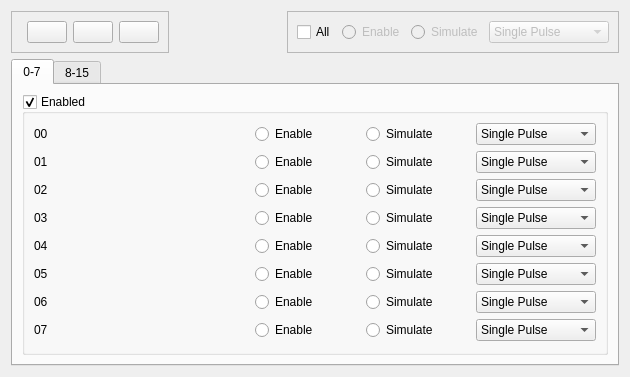
<?xml version="1.0" encoding="UTF-8"?>
<ui version="4.0">
 <class>GalChannelWidget</class>
 <widget class="QWidget" name="GalChannelWidget">
  <property name="geometry">
   <rect>
    <x>0</x>
    <y>0</y>
    <width>630</width>
    <height>375</height>
   </rect>
  </property>
  <property name="windowTitle">
   <string>Output Channels</string>
  </property>
  <layout class="QGridLayout" name="gridLayout_5">
   <item row="0" column="0">
    <widget class="QFrame" name="ChannelsControlframe">
     <property name="frameShape">
      <enum>QFrame::StyledPanel</enum>
     </property>
     <property name="frameShadow">
      <enum>QFrame::Raised</enum>
     </property>
     <layout class="QGridLayout" name="gridLayout">
      <item row="0" column="1">
       <widget class="QPushButton" name="GeneratorNewStartButton">
        <property name="toolTip">
         <string>submit and start output of configured channel sequences</string>
        </property>
        <property name="text">
         <string/>
        </property>
        <property name="icon">
         <iconset resource="../galapicons.qrc">
          <normaloff>:/icons/restart.png</normaloff>:/icons/restart.png</iconset>
        </property>
       </widget>
      </item>
      <item row="0" column="3">
       <widget class="QPushButton" name="ChannelsSimulateButton">
        <property name="toolTip">
         <string>begin simulation of configured channel sequences</string>
        </property>
        <property name="text">
         <string/>
        </property>
        <property name="icon">
         <iconset resource="../galapicons.qrc">
          <normaloff>:/icons/super_new.png</normaloff>:/icons/super_new.png</iconset>
        </property>
       </widget>
      </item>
      <item row="0" column="2">
       <widget class="QPushButton" name="GeneratorActiveButton">
        <property name="toolTip">
         <string>start output of configured channel sequences</string>
        </property>
        <property name="text">
         <string/>
        </property>
        <property name="icon">
         <iconset resource="../galapicons.qrc">
          <normaloff>:/icons/start.png</normaloff>
          <activeoff>:/icons/start.png</activeoff>
          <activeon>:/icons/Stop.png</activeon>:/icons/start.png</iconset>
        </property>
        <property name="checkable">
         <bool>true</bool>
        </property>
        <property name="checked">
         <bool>false</bool>
        </property>
       </widget>
      </item>
      <item row="0" column="0">
       <widget class="KLed" name="Channel_active_LED_ALL">
        <property name="color">
         <color>
          <red>255</red>
          <green>0</green>
          <blue>0</blue>
         </color>
        </property>
       </widget>
      </item>
     </layout>
    </widget>
   </item>
   <item row="0" column="1">
    <spacer name="horizontalSpacer">
     <property name="orientation">
      <enum>Qt::Horizontal</enum>
     </property>
     <property name="sizeHint" stdset="0">
      <size>
       <width>97</width>
       <height>20</height>
      </size>
     </property>
    </spacer>
   </item>
   <item row="0" column="2">
    <widget class="QFrame" name="Channels_all_frame">
     <property name="sizePolicy">
      <sizepolicy hsizetype="Preferred" vsizetype="Fixed">
       <horstretch>0</horstretch>
       <verstretch>0</verstretch>
      </sizepolicy>
     </property>
     <property name="minimumSize">
      <size>
       <width>0</width>
       <height>10</height>
      </size>
     </property>
     <property name="frameShape">
      <enum>QFrame::StyledPanel</enum>
     </property>
     <property name="frameShadow">
      <enum>QFrame::Raised</enum>
     </property>
     <layout class="QGridLayout" name="gridLayout_2">
      <item row="0" column="0">
       <widget class="QCheckBox" name="checkBox_ChannelsAlll">
        <property name="toolTip">
         <string>&lt;html&gt;&lt;head/&gt;&lt;body&gt;&lt;p&gt;If checked all channel properties will be changed accordingly &lt;/p&gt;&lt;/body&gt;&lt;/html&gt;</string>
        </property>
        <property name="text">
         <string>All</string>
        </property>
       </widget>
      </item>
      <item row="0" column="1">
       <widget class="QRadioButton" name="Channel_enabled_radio_ALL">
        <property name="enabled">
         <bool>false</bool>
        </property>
        <property name="toolTip">
         <string>Enable channel</string>
        </property>
        <property name="text">
         <string>Enable</string>
        </property>
        <property name="autoExclusive">
         <bool>false</bool>
        </property>
       </widget>
      </item>
      <item row="0" column="2">
       <widget class="QRadioButton" name="Channel_simulate_radio_ALL">
        <property name="enabled">
         <bool>false</bool>
        </property>
        <property name="toolTip">
         <string>Switch simulation  on for channel</string>
        </property>
        <property name="text">
         <string>Simulate</string>
        </property>
        <property name="autoExclusive">
         <bool>false</bool>
        </property>
       </widget>
      </item>
      <item row="0" column="3">
       <widget class="QComboBox" name="Channel_sequence_comboBox_ALL">
        <property name="enabled">
         <bool>false</bool>
        </property>
        <item>
         <property name="text">
          <string>Single Pulse</string>
         </property>
        </item>
        <item>
         <property name="text">
          <string>Double Pulse</string>
         </property>
        </item>
        <item>
         <property name="text">
          <string>Pulse Sequence</string>
         </property>
        </item>
       </widget>
      </item>
     </layout>
    </widget>
   </item>
   <item row="1" column="0" colspan="3">
    <widget class="QTabWidget" name="tabWidget">
     <property name="currentIndex">
      <number>0</number>
     </property>
     <widget class="QWidget" name="tab">
      <attribute name="title">
       <string>0-7</string>
      </attribute>
      <layout class="QGridLayout" name="gridLayout_7">
       <item row="0" column="0">
        <widget class="QGroupBox" name="ChannelgroupBox_0">
         <property name="title">
          <string>Enabled</string>
         </property>
         <property name="checkable">
          <bool>true</bool>
         </property>
         <layout class="QGridLayout" name="gridLayout_3">
          <item row="0" column="0">
           <layout class="QHBoxLayout" name="horizontalLayout_2">
            <item>
             <widget class="QLabel" name="Channel_label_00">
              <property name="text">
               <string>00</string>
              </property>
             </widget>
            </item>
            <item>
             <widget class="KLed" name="Channel_active_LED_00">
              <property name="color">
               <color>
                <red>255</red>
                <green>0</green>
                <blue>0</blue>
               </color>
              </property>
             </widget>
            </item>
            <item>
             <widget class="QRadioButton" name="Channel_enabled_radio_00">
              <property name="toolTip">
               <string>Enable channel</string>
              </property>
              <property name="text">
               <string>Enable</string>
              </property>
              <property name="autoExclusive">
               <bool>false</bool>
              </property>
             </widget>
            </item>
            <item>
             <widget class="QRadioButton" name="Channel_simulate_radio_00">
              <property name="toolTip">
               <string>Switch simulation  on for channel</string>
              </property>
              <property name="text">
               <string>Simulate</string>
              </property>
              <property name="autoExclusive">
               <bool>false</bool>
              </property>
             </widget>
            </item>
            <item>
             <widget class="QComboBox" name="Channel_sequence_comboBox_00">
              <item>
               <property name="text">
                <string>Single Pulse</string>
               </property>
              </item>
              <item>
               <property name="text">
                <string>Double Pulse</string>
               </property>
              </item>
              <item>
               <property name="text">
                <string>Pulse Sequence</string>
               </property>
              </item>
             </widget>
            </item>
           </layout>
          </item>
          <item row="1" column="0">
           <layout class="QHBoxLayout" name="horizontalLayout_5">
            <item>
             <widget class="QLabel" name="Channel_label_01">
              <property name="text">
               <string>01</string>
              </property>
             </widget>
            </item>
            <item>
             <widget class="KLed" name="Channel_active_LED_01">
              <property name="color">
               <color>
                <red>255</red>
                <green>0</green>
                <blue>0</blue>
               </color>
              </property>
             </widget>
            </item>
            <item>
             <widget class="QRadioButton" name="Channel_enabled_radio_01">
              <property name="toolTip">
               <string>Enable channel</string>
              </property>
              <property name="text">
               <string>Enable</string>
              </property>
              <property name="autoExclusive">
               <bool>false</bool>
              </property>
             </widget>
            </item>
            <item>
             <widget class="QRadioButton" name="Channel_simulate_radio_01">
              <property name="toolTip">
               <string>Switch simulation  on for channel</string>
              </property>
              <property name="text">
               <string>Simulate</string>
              </property>
              <property name="autoExclusive">
               <bool>false</bool>
              </property>
             </widget>
            </item>
            <item>
             <widget class="QComboBox" name="Channel_sequence_comboBox_01">
              <item>
               <property name="text">
                <string>Single Pulse</string>
               </property>
              </item>
              <item>
               <property name="text">
                <string>Double Pulse</string>
               </property>
              </item>
              <item>
               <property name="text">
                <string>Pulse Sequence</string>
               </property>
              </item>
             </widget>
            </item>
           </layout>
          </item>
          <item row="2" column="0">
           <layout class="QHBoxLayout" name="horizontalLayout_6">
            <item>
             <widget class="QLabel" name="Channel_label_4">
              <property name="text">
               <string>02</string>
              </property>
             </widget>
            </item>
            <item>
             <widget class="KLed" name="Channel_active_LED_02">
              <property name="color">
               <color>
                <red>255</red>
                <green>0</green>
                <blue>0</blue>
               </color>
              </property>
             </widget>
            </item>
            <item>
             <widget class="QRadioButton" name="Channel_enabled_radio_02">
              <property name="toolTip">
               <string>Enable channel</string>
              </property>
              <property name="text">
               <string>Enable</string>
              </property>
              <property name="autoExclusive">
               <bool>false</bool>
              </property>
             </widget>
            </item>
            <item>
             <widget class="QRadioButton" name="Channel_simulate_radio_02">
              <property name="toolTip">
               <string>Switch simulation  on for channel</string>
              </property>
              <property name="text">
               <string>Simulate</string>
              </property>
              <property name="autoExclusive">
               <bool>false</bool>
              </property>
             </widget>
            </item>
            <item>
             <widget class="QComboBox" name="Channel_sequence_comboBox_02">
              <item>
               <property name="text">
                <string>Single Pulse</string>
               </property>
              </item>
              <item>
               <property name="text">
                <string>Double Pulse</string>
               </property>
              </item>
              <item>
               <property name="text">
                <string>Pulse Sequence</string>
               </property>
              </item>
             </widget>
            </item>
           </layout>
          </item>
          <item row="3" column="0">
           <layout class="QHBoxLayout" name="horizontalLayout_7">
            <item>
             <widget class="QLabel" name="Channel_label_5">
              <property name="text">
               <string>03</string>
              </property>
             </widget>
            </item>
            <item>
             <widget class="KLed" name="Channel_active_LED_03">
              <property name="color">
               <color>
                <red>255</red>
                <green>0</green>
                <blue>0</blue>
               </color>
              </property>
             </widget>
            </item>
            <item>
             <widget class="QRadioButton" name="Channel_enabled_radio_03">
              <property name="toolTip">
               <string>Enable channel</string>
              </property>
              <property name="text">
               <string>Enable</string>
              </property>
              <property name="autoExclusive">
               <bool>false</bool>
              </property>
             </widget>
            </item>
            <item>
             <widget class="QRadioButton" name="Channel_simulate_radio_03">
              <property name="toolTip">
               <string>Switch simulation  on for channel</string>
              </property>
              <property name="text">
               <string>Simulate</string>
              </property>
              <property name="autoExclusive">
               <bool>false</bool>
              </property>
             </widget>
            </item>
            <item>
             <widget class="QComboBox" name="Channel_sequence_comboBox_03">
              <item>
               <property name="text">
                <string>Single Pulse</string>
               </property>
              </item>
              <item>
               <property name="text">
                <string>Double Pulse</string>
               </property>
              </item>
              <item>
               <property name="text">
                <string>Pulse Sequence</string>
               </property>
              </item>
             </widget>
            </item>
           </layout>
          </item>
          <item row="4" column="0">
           <layout class="QHBoxLayout" name="horizontalLayout_9">
            <item>
             <widget class="QLabel" name="Channel_label_7">
              <property name="text">
               <string>04</string>
              </property>
             </widget>
            </item>
            <item>
             <widget class="KLed" name="Channel_active_LED_04">
              <property name="color">
               <color>
                <red>255</red>
                <green>0</green>
                <blue>0</blue>
               </color>
              </property>
             </widget>
            </item>
            <item>
             <widget class="QRadioButton" name="Channel_enabled_radio_04">
              <property name="toolTip">
               <string>Enable channel</string>
              </property>
              <property name="text">
               <string>Enable</string>
              </property>
              <property name="autoExclusive">
               <bool>false</bool>
              </property>
             </widget>
            </item>
            <item>
             <widget class="QRadioButton" name="Channel_simulate_radio_04">
              <property name="toolTip">
               <string>Switch simulation  on for channel</string>
              </property>
              <property name="text">
               <string>Simulate</string>
              </property>
              <property name="autoExclusive">
               <bool>false</bool>
              </property>
             </widget>
            </item>
            <item>
             <widget class="QComboBox" name="Channel_sequence_comboBox_04">
              <item>
               <property name="text">
                <string>Single Pulse</string>
               </property>
              </item>
              <item>
               <property name="text">
                <string>Double Pulse</string>
               </property>
              </item>
              <item>
               <property name="text">
                <string>Pulse Sequence</string>
               </property>
              </item>
             </widget>
            </item>
           </layout>
          </item>
          <item row="5" column="0">
           <layout class="QHBoxLayout" name="horizontalLayout_10">
            <item>
             <widget class="QLabel" name="Channel_label_8">
              <property name="text">
               <string>05</string>
              </property>
             </widget>
            </item>
            <item>
             <widget class="KLed" name="Channel_active_LED_05">
              <property name="color">
               <color>
                <red>255</red>
                <green>0</green>
                <blue>0</blue>
               </color>
              </property>
             </widget>
            </item>
            <item>
             <widget class="QRadioButton" name="Channel_enabled_radio_05">
              <property name="toolTip">
               <string>Enable channel</string>
              </property>
              <property name="text">
               <string>Enable</string>
              </property>
              <property name="autoExclusive">
               <bool>false</bool>
              </property>
             </widget>
            </item>
            <item>
             <widget class="QRadioButton" name="Channel_simulate_radio_05">
              <property name="toolTip">
               <string>Switch simulation  on for channel</string>
              </property>
              <property name="text">
               <string>Simulate</string>
              </property>
              <property name="autoExclusive">
               <bool>false</bool>
              </property>
             </widget>
            </item>
            <item>
             <widget class="QComboBox" name="Channel_sequence_comboBox_05">
              <item>
               <property name="text">
                <string>Single Pulse</string>
               </property>
              </item>
              <item>
               <property name="text">
                <string>Double Pulse</string>
               </property>
              </item>
              <item>
               <property name="text">
                <string>Pulse Sequence</string>
               </property>
              </item>
             </widget>
            </item>
           </layout>
          </item>
          <item row="6" column="0">
           <layout class="QHBoxLayout" name="horizontalLayout_11">
            <item>
             <widget class="QLabel" name="Channel_label_9">
              <property name="text">
               <string>06</string>
              </property>
             </widget>
            </item>
            <item>
             <widget class="KLed" name="Channel_active_LED_06">
              <property name="color">
               <color>
                <red>255</red>
                <green>0</green>
                <blue>0</blue>
               </color>
              </property>
             </widget>
            </item>
            <item>
             <widget class="QRadioButton" name="Channel_enabled_radio_06">
              <property name="toolTip">
               <string>Enable channel</string>
              </property>
              <property name="text">
               <string>Enable</string>
              </property>
              <property name="autoExclusive">
               <bool>false</bool>
              </property>
             </widget>
            </item>
            <item>
             <widget class="QRadioButton" name="Channel_simulate_radio_06">
              <property name="toolTip">
               <string>Switch simulation  on for channel</string>
              </property>
              <property name="text">
               <string>Simulate</string>
              </property>
              <property name="autoExclusive">
               <bool>false</bool>
              </property>
             </widget>
            </item>
            <item>
             <widget class="QComboBox" name="Channel_sequence_comboBox_06">
              <item>
               <property name="text">
                <string>Single Pulse</string>
               </property>
              </item>
              <item>
               <property name="text">
                <string>Double Pulse</string>
               </property>
              </item>
              <item>
               <property name="text">
                <string>Pulse Sequence</string>
               </property>
              </item>
             </widget>
            </item>
           </layout>
          </item>
          <item row="7" column="0">
           <layout class="QHBoxLayout" name="horizontalLayout_12">
            <item>
             <widget class="QLabel" name="Channel_label_10">
              <property name="text">
               <string>07</string>
              </property>
             </widget>
            </item>
            <item>
             <widget class="KLed" name="Channel_active_LED_07">
              <property name="color">
               <color>
                <red>255</red>
                <green>0</green>
                <blue>0</blue>
               </color>
              </property>
             </widget>
            </item>
            <item>
             <widget class="QRadioButton" name="Channel_enabled_radio_07">
              <property name="toolTip">
               <string>Enable channel</string>
              </property>
              <property name="text">
               <string>Enable</string>
              </property>
              <property name="autoExclusive">
               <bool>false</bool>
              </property>
             </widget>
            </item>
            <item>
             <widget class="QRadioButton" name="Channel_simulate_radio_07">
              <property name="toolTip">
               <string>Switch simulation  on for channel</string>
              </property>
              <property name="text">
               <string>Simulate</string>
              </property>
              <property name="autoExclusive">
               <bool>false</bool>
              </property>
             </widget>
            </item>
            <item>
             <widget class="QComboBox" name="Channel_sequence_comboBox_07">
              <item>
               <property name="text">
                <string>Single Pulse</string>
               </property>
              </item>
              <item>
               <property name="text">
                <string>Double Pulse</string>
               </property>
              </item>
              <item>
               <property name="text">
                <string>Pulse Sequence</string>
               </property>
              </item>
             </widget>
            </item>
           </layout>
          </item>
         </layout>
        </widget>
       </item>
      </layout>
     </widget>
     <widget class="QWidget" name="tab_2">
      <attribute name="title">
       <string>8-15</string>
      </attribute>
      <layout class="QGridLayout" name="gridLayout_6">
       <item row="0" column="0">
        <widget class="QGroupBox" name="ChannelgroupBox_1">
         <property name="title">
          <string>Enabled</string>
         </property>
         <property name="checkable">
          <bool>true</bool>
         </property>
         <layout class="QGridLayout" name="gridLayout_4">
          <item row="0" column="0">
           <layout class="QHBoxLayout" name="horizontalLayout_13">
            <item>
             <widget class="QLabel" name="Channel_label_08">
              <property name="text">
               <string>08</string>
              </property>
             </widget>
            </item>
            <item>
             <widget class="KLed" name="Channel_active_LED_08">
              <property name="color">
               <color>
                <red>255</red>
                <green>0</green>
                <blue>0</blue>
               </color>
              </property>
             </widget>
            </item>
            <item>
             <widget class="QRadioButton" name="Channel_enabled_radio_08">
              <property name="toolTip">
               <string>Enable channel</string>
              </property>
              <property name="text">
               <string>Enable</string>
              </property>
              <property name="autoExclusive">
               <bool>false</bool>
              </property>
             </widget>
            </item>
            <item>
             <widget class="QRadioButton" name="Channel_simulate_radio_08">
              <property name="toolTip">
               <string>Switch simulation  on for channel</string>
              </property>
              <property name="text">
               <string>Simulate</string>
              </property>
              <property name="autoExclusive">
               <bool>false</bool>
              </property>
             </widget>
            </item>
            <item>
             <widget class="QComboBox" name="Channel_sequence_comboBox_08">
              <item>
               <property name="text">
                <string>Single Pulse</string>
               </property>
              </item>
              <item>
               <property name="text">
                <string>Double Pulse</string>
               </property>
              </item>
              <item>
               <property name="text">
                <string>Pulse Sequence</string>
               </property>
              </item>
             </widget>
            </item>
           </layout>
          </item>
          <item row="1" column="0">
           <layout class="QHBoxLayout" name="horizontalLayout_14">
            <item>
             <widget class="QLabel" name="Channel_label_09">
              <property name="text">
               <string>09</string>
              </property>
             </widget>
            </item>
            <item>
             <widget class="KLed" name="Channel_active_LED_09">
              <property name="color">
               <color>
                <red>255</red>
                <green>0</green>
                <blue>0</blue>
               </color>
              </property>
             </widget>
            </item>
            <item>
             <widget class="QRadioButton" name="Channel_enabled_radio_09">
              <property name="toolTip">
               <string>Enable channel</string>
              </property>
              <property name="text">
               <string>Enable</string>
              </property>
              <property name="autoExclusive">
               <bool>false</bool>
              </property>
             </widget>
            </item>
            <item>
             <widget class="QRadioButton" name="Channel_simulate_radio_09">
              <property name="toolTip">
               <string>Switch simulation  on for channel</string>
              </property>
              <property name="text">
               <string>Simulate</string>
              </property>
              <property name="autoExclusive">
               <bool>false</bool>
              </property>
             </widget>
            </item>
            <item>
             <widget class="QComboBox" name="Channel_sequence_comboBox_09">
              <item>
               <property name="text">
                <string>Single Pulse</string>
               </property>
              </item>
              <item>
               <property name="text">
                <string>Double Pulse</string>
               </property>
              </item>
              <item>
               <property name="text">
                <string>Pulse Sequence</string>
               </property>
              </item>
             </widget>
            </item>
           </layout>
          </item>
          <item row="2" column="0">
           <layout class="QHBoxLayout" name="horizontalLayout_15">
            <item>
             <widget class="QLabel" name="Channel_label_11">
              <property name="text">
               <string>10</string>
              </property>
             </widget>
            </item>
            <item>
             <widget class="KLed" name="Channel_active_LED_10">
              <property name="color">
               <color>
                <red>255</red>
                <green>0</green>
                <blue>0</blue>
               </color>
              </property>
             </widget>
            </item>
            <item>
             <widget class="QRadioButton" name="Channel_enabled_radio_10">
              <property name="toolTip">
               <string>Enable channel</string>
              </property>
              <property name="text">
               <string>Enable</string>
              </property>
              <property name="autoExclusive">
               <bool>false</bool>
              </property>
             </widget>
            </item>
            <item>
             <widget class="QRadioButton" name="Channel_simulate_radio_10">
              <property name="toolTip">
               <string>Switch simulation  on for channel</string>
              </property>
              <property name="text">
               <string>Simulate</string>
              </property>
              <property name="autoExclusive">
               <bool>false</bool>
              </property>
             </widget>
            </item>
            <item>
             <widget class="QComboBox" name="Channel_sequence_comboBox_10">
              <item>
               <property name="text">
                <string>Single Pulse</string>
               </property>
              </item>
              <item>
               <property name="text">
                <string>Double Pulse</string>
               </property>
              </item>
              <item>
               <property name="text">
                <string>Pulse Sequence</string>
               </property>
              </item>
             </widget>
            </item>
           </layout>
          </item>
          <item row="3" column="0">
           <layout class="QHBoxLayout" name="horizontalLayout_16">
            <item>
             <widget class="QLabel" name="Channel_label_12">
              <property name="text">
               <string>11</string>
              </property>
             </widget>
            </item>
            <item>
             <widget class="KLed" name="Channel_active_LED_11">
              <property name="color">
               <color>
                <red>255</red>
                <green>0</green>
                <blue>0</blue>
               </color>
              </property>
             </widget>
            </item>
            <item>
             <widget class="QRadioButton" name="Channel_enabled_radio_11">
              <property name="toolTip">
               <string>Enable channel</string>
              </property>
              <property name="text">
               <string>Enable</string>
              </property>
              <property name="autoExclusive">
               <bool>false</bool>
              </property>
             </widget>
            </item>
            <item>
             <widget class="QRadioButton" name="Channel_simulate_radio_11">
              <property name="toolTip">
               <string>Switch simulation  on for channel</string>
              </property>
              <property name="text">
               <string>Simulate</string>
              </property>
              <property name="autoExclusive">
               <bool>false</bool>
              </property>
             </widget>
            </item>
            <item>
             <widget class="QComboBox" name="Channel_sequence_comboBox_11">
              <item>
               <property name="text">
                <string>Single Pulse</string>
               </property>
              </item>
              <item>
               <property name="text">
                <string>Double Pulse</string>
               </property>
              </item>
              <item>
               <property name="text">
                <string>Pulse Sequence</string>
               </property>
              </item>
             </widget>
            </item>
           </layout>
          </item>
          <item row="4" column="0">
           <layout class="QHBoxLayout" name="horizontalLayout_17">
            <item>
             <widget class="QLabel" name="Channel_label_13">
              <property name="text">
               <string>12</string>
              </property>
             </widget>
            </item>
            <item>
             <widget class="KLed" name="Channel_active_LED_12">
              <property name="color">
               <color>
                <red>255</red>
                <green>0</green>
                <blue>0</blue>
               </color>
              </property>
             </widget>
            </item>
            <item>
             <widget class="QRadioButton" name="Channel_enabled_radio_12">
              <property name="toolTip">
               <string>Enable channel</string>
              </property>
              <property name="text">
               <string>Enable</string>
              </property>
              <property name="autoExclusive">
               <bool>false</bool>
              </property>
             </widget>
            </item>
            <item>
             <widget class="QRadioButton" name="Channel_simulate_radio_12">
              <property name="toolTip">
               <string>Switch simulation  on for channel</string>
              </property>
              <property name="text">
               <string>Simulate</string>
              </property>
              <property name="autoExclusive">
               <bool>false</bool>
              </property>
             </widget>
            </item>
            <item>
             <widget class="QComboBox" name="Channel_sequence_comboBox_12">
              <item>
               <property name="text">
                <string>Single Pulse</string>
               </property>
              </item>
              <item>
               <property name="text">
                <string>Double Pulse</string>
               </property>
              </item>
              <item>
               <property name="text">
                <string>Pulse Sequence</string>
               </property>
              </item>
             </widget>
            </item>
           </layout>
          </item>
          <item row="5" column="0">
           <layout class="QHBoxLayout" name="horizontalLayout_18">
            <item>
             <widget class="QLabel" name="Channel_label_14">
              <property name="text">
               <string>13</string>
              </property>
             </widget>
            </item>
            <item>
             <widget class="KLed" name="Channel_active_LED_13">
              <property name="color">
               <color>
                <red>255</red>
                <green>0</green>
                <blue>0</blue>
               </color>
              </property>
             </widget>
            </item>
            <item>
             <widget class="QRadioButton" name="Channel_enabled_radio_13">
              <property name="toolTip">
               <string>Enable channel</string>
              </property>
              <property name="text">
               <string>Enable</string>
              </property>
              <property name="autoExclusive">
               <bool>false</bool>
              </property>
             </widget>
            </item>
            <item>
             <widget class="QRadioButton" name="Channel_simulate_radio_13">
              <property name="toolTip">
               <string>Switch simulation  on for channel</string>
              </property>
              <property name="text">
               <string>Simulate</string>
              </property>
              <property name="autoExclusive">
               <bool>false</bool>
              </property>
             </widget>
            </item>
            <item>
             <widget class="QComboBox" name="Channel_sequence_comboBox_13">
              <item>
               <property name="text">
                <string>Single Pulse</string>
               </property>
              </item>
              <item>
               <property name="text">
                <string>Double Pulse</string>
               </property>
              </item>
              <item>
               <property name="text">
                <string>Pulse Sequence</string>
               </property>
              </item>
             </widget>
            </item>
           </layout>
          </item>
          <item row="6" column="0">
           <layout class="QHBoxLayout" name="horizontalLayout_19">
            <item>
             <widget class="QLabel" name="Channel_label_15">
              <property name="text">
               <string>14</string>
              </property>
             </widget>
            </item>
            <item>
             <widget class="KLed" name="Channel_active_LED_14">
              <property name="color">
               <color>
                <red>255</red>
                <green>0</green>
                <blue>0</blue>
               </color>
              </property>
             </widget>
            </item>
            <item>
             <widget class="QRadioButton" name="Channel_enabled_radio_14">
              <property name="toolTip">
               <string>Enable channel</string>
              </property>
              <property name="text">
               <string>Enable</string>
              </property>
              <property name="autoExclusive">
               <bool>false</bool>
              </property>
             </widget>
            </item>
            <item>
             <widget class="QRadioButton" name="Channel_simulate_radio_14">
              <property name="toolTip">
               <string>Switch simulation  on for channel</string>
              </property>
              <property name="text">
               <string>Simulate</string>
              </property>
              <property name="autoExclusive">
               <bool>false</bool>
              </property>
             </widget>
            </item>
            <item>
             <widget class="QComboBox" name="Channel_sequence_comboBox_14">
              <item>
               <property name="text">
                <string>Single Pulse</string>
               </property>
              </item>
              <item>
               <property name="text">
                <string>Double Pulse</string>
               </property>
              </item>
              <item>
               <property name="text">
                <string>Pulse Sequence</string>
               </property>
              </item>
             </widget>
            </item>
           </layout>
          </item>
          <item row="7" column="0">
           <layout class="QHBoxLayout" name="horizontalLayout_20">
            <item>
             <widget class="QLabel" name="Channel_label_16">
              <property name="text">
               <string>15</string>
              </property>
             </widget>
            </item>
            <item>
             <widget class="KLed" name="Channel_active_LED_15">
              <property name="color">
               <color>
                <red>255</red>
                <green>0</green>
                <blue>0</blue>
               </color>
              </property>
             </widget>
            </item>
            <item>
             <widget class="QRadioButton" name="Channel_enabled_radio_15">
              <property name="toolTip">
               <string>Enable channel</string>
              </property>
              <property name="text">
               <string>Enable</string>
              </property>
              <property name="autoExclusive">
               <bool>false</bool>
              </property>
             </widget>
            </item>
            <item>
             <widget class="QRadioButton" name="Channel_simulate_radio_15">
              <property name="toolTip">
               <string>Switch simulation  on for channel</string>
              </property>
              <property name="text">
               <string>Simulate</string>
              </property>
              <property name="autoExclusive">
               <bool>false</bool>
              </property>
             </widget>
            </item>
            <item>
             <widget class="QComboBox" name="Channel_sequence_comboBox_15">
              <item>
               <property name="text">
                <string>Single Pulse</string>
               </property>
              </item>
              <item>
               <property name="text">
                <string>Double Pulse</string>
               </property>
              </item>
              <item>
               <property name="text">
                <string>Pulse Sequence</string>
               </property>
              </item>
             </widget>
            </item>
           </layout>
          </item>
         </layout>
        </widget>
       </item>
      </layout>
     </widget>
    </widget>
   </item>
  </layout>
 </widget>
 <customwidgets>
  <customwidget>
   <class>KLed</class>
   <extends>QWidget</extends>
   <header>kled.h</header>
  </customwidget>
 </customwidgets>
 <resources>
  <include location="../galapicons.qrc"/>
 </resources>
 <connections>
  <connection>
   <sender>checkBox_ChannelsAlll</sender>
   <signal>toggled(bool)</signal>
   <receiver>Channel_enabled_radio_ALL</receiver>
   <slot>setEnabled(bool)</slot>
   <hints>
    <hint type="sourcelabel">
     <x>331</x>
     <y>32</y>
    </hint>
    <hint type="destinationlabel">
     <x>347</x>
     <y>32</y>
    </hint>
   </hints>
  </connection>
  <connection>
   <sender>checkBox_ChannelsAlll</sender>
   <signal>toggled(bool)</signal>
   <receiver>Channel_simulate_radio_ALL</receiver>
   <slot>setEnabled(bool)</slot>
   <hints>
    <hint type="sourcelabel">
     <x>305</x>
     <y>36</y>
    </hint>
    <hint type="destinationlabel">
     <x>454</x>
     <y>36</y>
    </hint>
   </hints>
  </connection>
  <connection>
   <sender>checkBox_ChannelsAlll</sender>
   <signal>toggled(bool)</signal>
   <receiver>Channel_sequence_comboBox_ALL</receiver>
   <slot>setEnabled(bool)</slot>
   <hints>
    <hint type="sourcelabel">
     <x>309</x>
     <y>32</y>
    </hint>
    <hint type="destinationlabel">
     <x>544</x>
     <y>41</y>
    </hint>
   </hints>
  </connection>
 </connections>
</ui>
